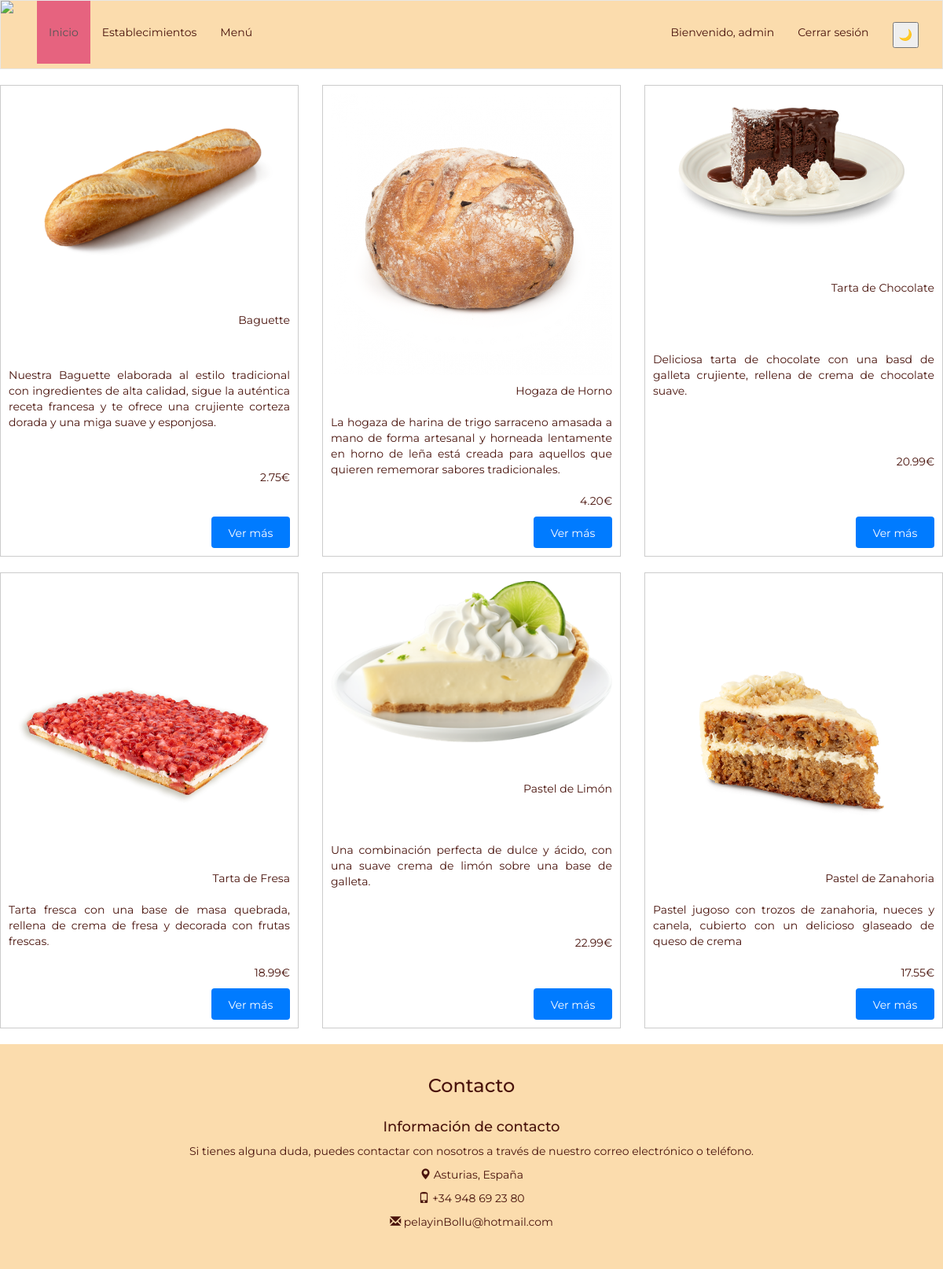
/menu.php (signed in), run on the app's committed database.
### tables this page shows
CREATE TABLE `productos` (
  `id` int NOT NULL AUTO_INCREMENT,
  `nombre` varchar(45) DEFAULT NULL,
  `descripcion` varchar(255) DEFAULT NULL,
  `precio` decimal(4,2) DEFAULT NULL,
  `categorias_id` int NOT NULL,
  `imagen` longblob NOT NULL,
  PRIMARY KEY (`id`),
  KEY `fk_Productos_Categorias_idx` (`categorias_id`),
  CONSTRAINT `fk_Productos_Categorias` FOREIGN KEY (`categorias_id`) REFERENCES `categorias` (`id`)
);

### menu.php (the view, shortened to what this page needs)
<?php
include 'includes/templates/header.php';
function listarPanaderia()
{
    $bd = conectarDB();
    $consulta = $bd->prepare("SELECT id, nombre, descripcion, precio, imagen FROM productos");
    $consulta->execute();
    $resultado = $consulta->get_result();
    ?>
    <link rel="stylesheet" href="./styles/menuStyles.css">
    <div class="productos">
    <?php while ($row = $resultado->fetch_assoc()): ?>
        <div class="fila-producto">
            <?php
            if (!empty($row['imagen'])) {
                echo "<div class='celda-imagen'><img class='imagen-producto' src='../imagenes/" . $row['imagen'] . "'></div>";
            } else {
                echo "<div class='celda-imagen'><img class='imagen-producto' src='https://via.placeholder.com/150'></div>";
            }
            ?>
            <div class="celda-nombre">
                <?= $row['nombre'] ?>
            </div>
            <div class="celda-descripcion">
                <?= $row['descripcion'] ?>
            </div>
            <div class="celda-precio">
                <?= $row['precio'] ?>€
            </div>
            <div class="celda-boton">
            <a href="pagina_destino.php?id=<?= $row['id'] ?>" class="btn">                    <div class="celda-boton">
                        Ver más
                    </div>
                </a>
            </div>
        </div>
    <?php endwhile; ?>
</div>
    <?php
}
?>
<section>
    <?php listarPanaderia();?>
</section>
<?php
include 'includes/templates/footer.php';
?>

### styles/index.css (style rules this page uses)
* { box-sizing: border-box; }
body { font-family: 'Montserrat', sans-serif; background-image: url("https://res.cloudinary.com/dbqqjaqqa/image/upload/v1490097089/bg_ftta6d.png"); color: #49130c; }

### styles/menuStyles.css (style rules this page uses)
.productos { display: flex; flex-wrap: wrap; justify-content: space-between; }
.fila-producto { display: flex; flex-direction: column; justify-content: space-between; border: 1px solid #ccc; margin-bottom: 20px; padding: 10px; width: calc(33.33% - 20px); align-items: flex-end; }
.celda-imagen img { width: 100%; height: auto; }
.celda-nombre, .celda-descripcion, .celda-precio { margin: 10px 0; text-align: justify; }
.celda-boton { text-align: center; }
.celda-boton a { background-color: #007BFF; color: white; padding: 10px 20px; height: 40px; width: 100px; text-align: center; }

### data on the page
productos: imagen (picture), nombre "Baguette", descripcion "Nuestra Baguette elaborada al estilo tradicional con ingredientes de alta calidad, sigue la auténtica receta francesa y te ofrece una crujiente corteza dorada y una miga suave y esponjosa.", precio "2.75"
productos: imagen (picture), nombre "Hogaza de Horno", descripcion "La hogaza de harina de trigo sarraceno amasada a mano de forma artesanal y horneada lentamente en horno de leña está creada para aquellos que quieren rememorar sabores tradicionales.", precio "4.20"
productos: imagen (picture), nombre "Tarta de Chocolate", descripcion "Deliciosa tarta de chocolate con una basd de galleta crujiente, rellena de crema de chocolate suave.", precio "20.99"
productos: imagen (picture), nombre "Tarta de Fresa", descripcion "Tarta fresca con una base de masa quebrada, rellena de crema de fresa y decorada con frutas frescas.", precio "18.99"
productos: imagen (picture), nombre "Pastel de Limón", descripcion "Una combinación perfecta de dulce y ácido, con una suave crema de limón sobre una base de galleta.", precio "22.99"
productos: imagen (picture), nombre "Pastel de Zanahoria", descripcion "Pastel jugoso con trozos de zanahoria, nueces y canela, cubierto con un delicioso glaseado de queso de crema", precio "17.55"

### other printed values
$_SESSION['usuario'] "admin"
